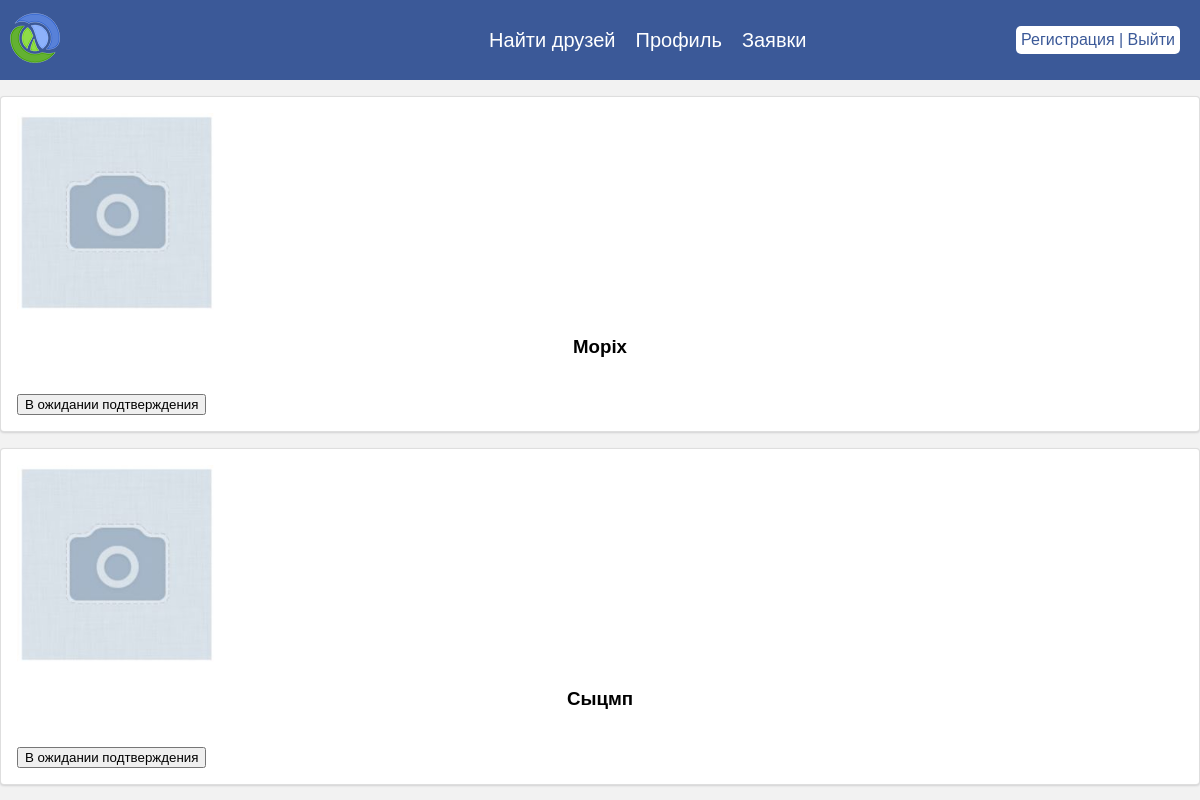
Page /applications/ (signed in) on the earlier database version.
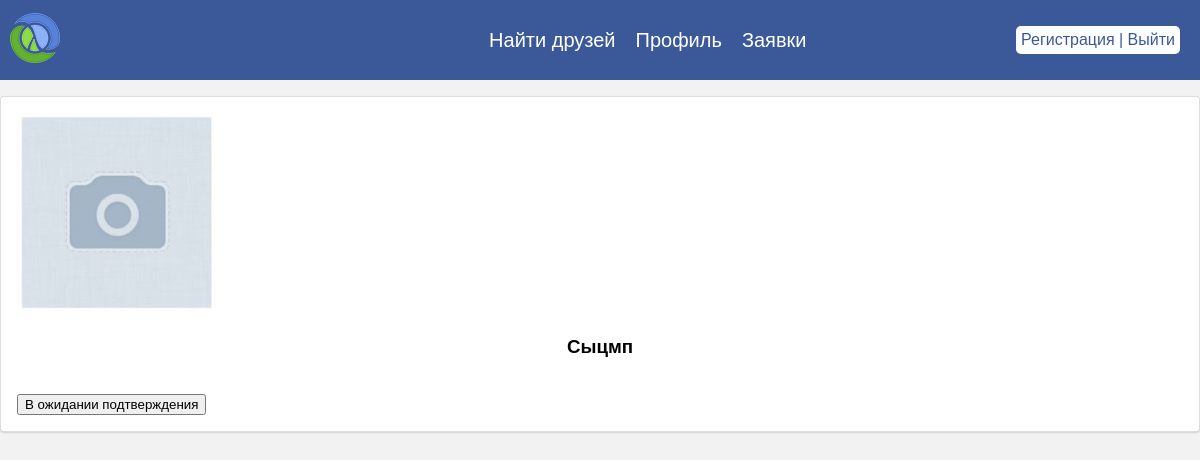
Same page on the later database version.
### profiles/models.py (models this page shows, shortened)
class Profile(models.Model):
    username = models.CharField(max_length=200, blank=True, unique=True, verbose_name='Имя Пользователя')
    user = models.OneToOneField(User, on_delete=models.CASCADE, verbose_name='Пользователь')
    avatar = models.ImageField(default='avatar.png', upload_to="avatar/%Y/%m/%d/", verbose_name='Аватар')
    friends = models.ManyToManyField(User, blank=True, related_name='friends', verbose_name='Друзья')
    slug = models.SlugField(unique=True, blank=True,verbose_name='URL')
    objects = ProfileManager()
    class Meta:
        verbose_name = 'Пользователи'
        verbose_name_plural = 'Пользователи'
        ordering = ['username',]

### profiles/views.py (the view)
# urls.py: path('applications/', invites_received_view, name='applications'),
@login_required
def invites_received_view(request):
    profile = Profile.objects.get(user=request.user)
    qs = Relationship.objects.invatations_received(profile)
    qw = Relationship.objects.invatations_sended(profile)
    results = list(map(lambda x: x.sender, qs))
    resultsw = list(map(lambda x: x.receiver, qw))
    context = {
        'qs': results,
        'qw': resultsw,
    }
    return render(request, 'profiles/applications.html', context)

### profiles/models.py (called while the page is built)
    def invatations_received(self, receiver):
        qs = Relationship.objects.filter(receiver=receiver, status='send')
        return qs

    def invatations_sended(self, sender):
        qw = Relationship.objects.filter(sender=sender, status='send')
        return qw

### profiles/templates/profiles/applications.html (shortened to what this page needs)
{% extends 'base.html' %}
{% block content %}
    {% for obc in qw %}
                <div class="ui segment">
            <div>
                <div>
                    <div>
                        <img width="200" src={{obc.avatar.url}}>
                    </div>
                    <div>
                        <h3>{{obc.user}}</h3>
                        <br>
                        <button>В ожидании подтверждения</button>
                    </div>
                </div>
            </div>
        </div>
    {% endfor %}
{% endblock content %}

Differences in the rows shown:
removed Profile: avatar (placeholder picture), user "Mopix"
